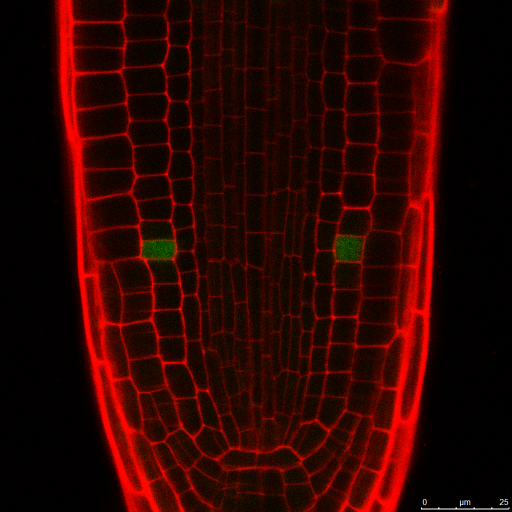
#> input picture examples/Dronpa/1-0min.tif, 1024 x 1024 px, given in place of 1-0min_mask.png, which was not available (shown at 1/2 size)
$ python GetIntensities.py .   (Python 2 division)
#> lines starting #> are read from the running program, lines starting #| are printed output that depends on the picture; pictures that were not available may be replaced by others from this repository, and a replacement may not be noted

from __future__ import division
from pylab import *
from skimage.measure import find_contours
import os

########### Parameters ##################

# Which directory?
folder = os.path.dirname(sys.argv[1])
os.chdir(folder)
# How are the images named?
filename = "1-%dmin.tif"
# How are the masks named?
mask_name = "1-%dmin_mask.png"

# What are the times used?
times = [0.,2,4,6,8,10]

# What colors should be used for plotting
colors = ['k',[0,0,1],[0,0.2,0.8],[0,0.8,0],[0,0.6,0.2],[0.8,0,0],[0.6,0.2,0],  [0.2,0,1],[0.2,0,0.8]]
# What linestyles should be used for plotting
styles = ['-','-','-','-','-','-','-','-','-','--','-','--','--','--']

#########################################

def stderr(values):
    return std(values)/sqrt(len(values))

def bootstrap(values):
    values = values.ravel()
    count = 10
    means = zeros(count)
    for i in xrange(count):
        indices = randint(0, len(values), len(values))
        means[i] = mean(values[indices])
    return std(means)

inte_list2 = []
error_list2= []
error_list2B= []
sizes = []
N = 7
for m in xrange(N):
    inte_list = []
    error_list = []
    print "---------------------",m
    for t in times:
        mask1 = (imread(mask_name%t)*255).astype(uint8)
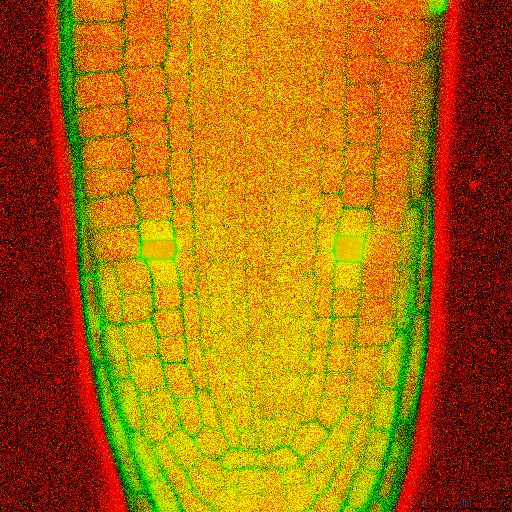
#> mask1: shape (1024, 1024, 3) (shown at 1/2 size); mean R, G, B 170.8, 106.4, 0
        mask = mask1==(m+1)
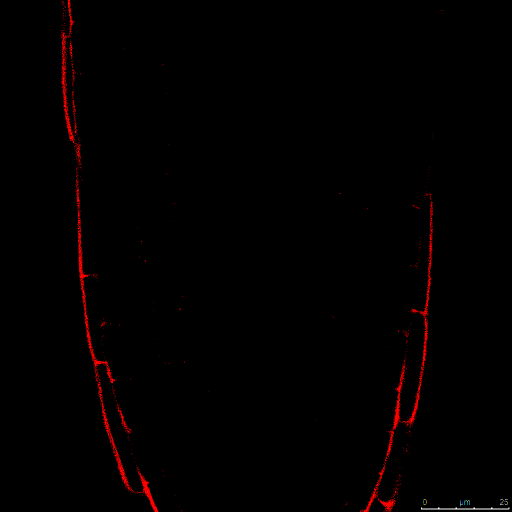
#> mask: shape (1024, 1024, 3) bool (shown at 1/2 size); mean R, G, B 0.0103, 0.000476, 0.000464
        im1 = imread(filename%t)[:,:,1]
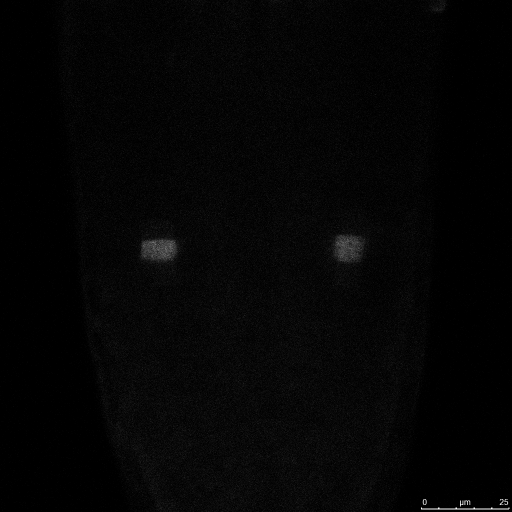
#> im1: shape (1024, 1024) (shown at 1/2 size); min 0, max 255, mean 4.6
#> (the run stopped early here; a loop or call above may not have finished)
